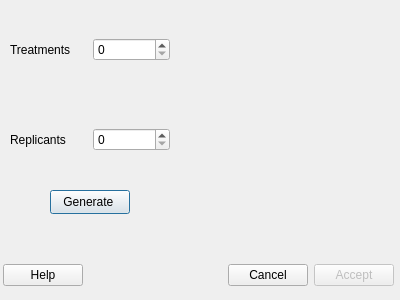
<?xml version="1.0" encoding="UTF-8"?>
<ui version="4.0">
 <class>listGenerate</class>
 <widget class="QDialog" name="listGenerate">
  <property name="geometry">
   <rect>
    <x>0</x>
    <y>0</y>
    <width>400</width>
    <height>300</height>
   </rect>
  </property>
  <property name="windowTitle">
   <string>Dialog</string>
  </property>
  <widget class="QWidget" name="horizontalLayoutWidget">
   <property name="geometry">
    <rect>
     <x>10</x>
     <y>10</y>
     <width>160</width>
     <height>80</height>
    </rect>
   </property>
   <layout class="QHBoxLayout" name="horizontalLayout">
    <item>
     <widget class="QLabel" name="label">
      <property name="text">
       <string>Treatments</string>
      </property>
     </widget>
    </item>
    <item>
     <widget class="QSpinBox" name="spinBox"/>
    </item>
   </layout>
  </widget>
  <widget class="QWidget" name="horizontalLayoutWidget_2">
   <property name="geometry">
    <rect>
     <x>10</x>
     <y>100</y>
     <width>160</width>
     <height>80</height>
    </rect>
   </property>
   <layout class="QHBoxLayout" name="horizontalLayout_2">
    <item>
     <widget class="QLabel" name="label_2">
      <property name="text">
       <string>Replicants</string>
      </property>
     </widget>
    </item>
    <item>
     <widget class="QSpinBox" name="spinBox_2"/>
    </item>
   </layout>
  </widget>
  <widget class="QPushButton" name="pushButton">
   <property name="geometry">
    <rect>
     <x>50</x>
     <y>190</y>
     <width>80</width>
     <height>24</height>
    </rect>
   </property>
   <property name="text">
    <string>Generate </string>
   </property>
  </widget>
  <widget class="QWidget" name="horizontalLayoutWidget_3">
   <property name="geometry">
    <rect>
     <x>3</x>
     <y>260</y>
     <width>391</width>
     <height>31</height>
    </rect>
   </property>
   <layout class="QHBoxLayout" name="horizontalLayout_3">
    <item>
     <widget class="QPushButton" name="pushButton_2">
      <property name="text">
       <string>Help</string>
      </property>
     </widget>
    </item>
    <item>
     <spacer name="horizontalSpacer">
      <property name="orientation">
       <enum>Qt::Horizontal</enum>
      </property>
      <property name="sizeHint" stdset="0">
       <size>
        <width>40</width>
        <height>20</height>
       </size>
      </property>
     </spacer>
    </item>
    <item>
     <widget class="QPushButton" name="pushButton_3">
      <property name="text">
       <string>Cancel</string>
      </property>
     </widget>
    </item>
    <item>
     <widget class="QPushButton" name="pushButton_4">
      <property name="enabled">
       <bool>false</bool>
      </property>
      <property name="text">
       <string>Accept</string>
      </property>
     </widget>
    </item>
   </layout>
  </widget>
 </widget>
 <resources/>
 <connections/>
</ui>
